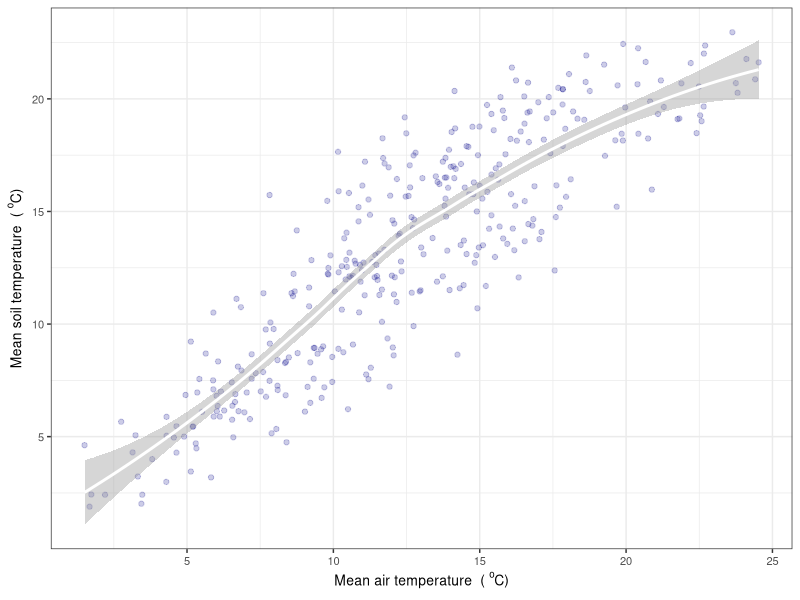
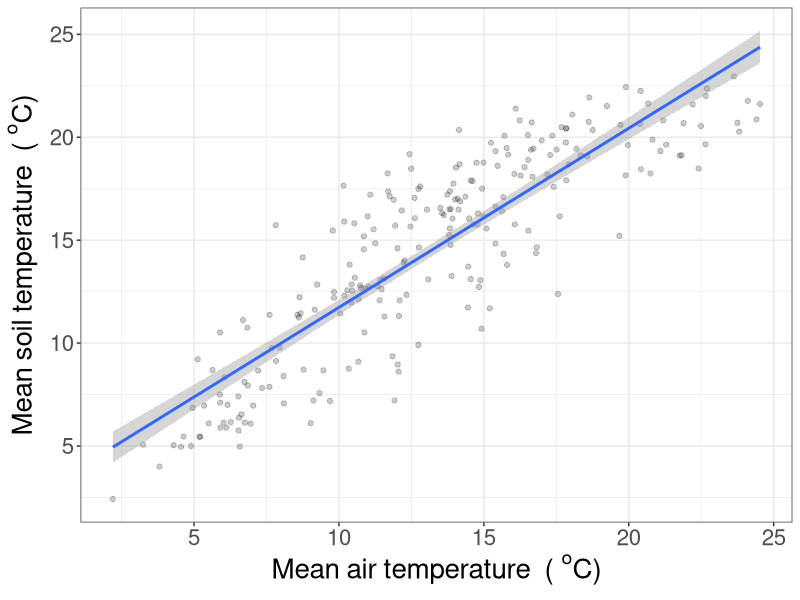
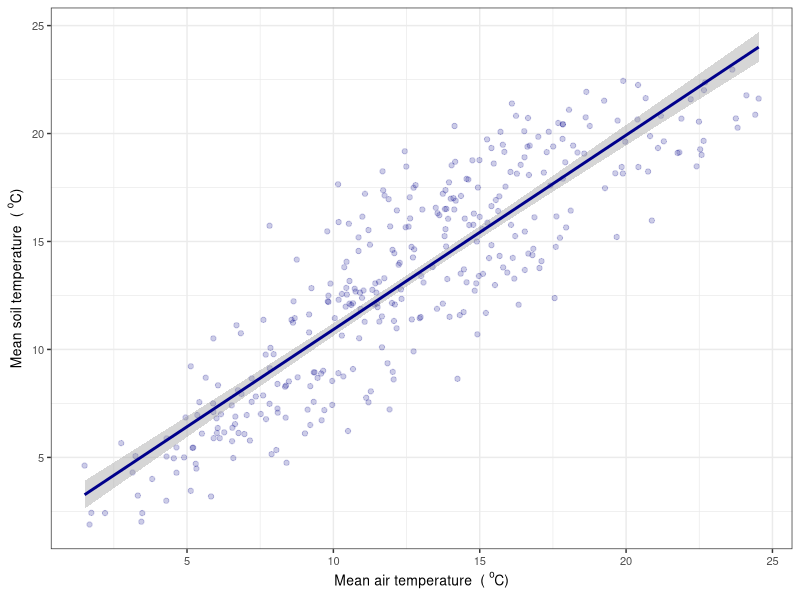

R code for these plots, in order: (Note: this script raises an error after producing the figures.)
## ---- chunk 1
library(tidyr)
library (dplyr)
library (ggplot2)
library (lubridate)
library (scales)
## ---- chunk 2

setwd("C:\\GitHubRepos\\SubCloverPhD\\SubClover\\Iv2_SoilAirTemp")
getwd()
#read soil and Air data 
df_file <- read.table("SoilTemp.txt", header=TRUE)
df_Air <- read.table("RawWeaIv2.txt", header=TRUE)

head(df_file)
head (df_Air)
#keep this scirpt for the real weather data

str(df_Air)


## ---- chunk 3

df_S <- df_file %>%
  mutate(Date = dmy(Date)) #(need to reformat date here)

df_A <-df_Air %>%
  mutate(Date = dmy(Date)) #(need to reformat date here)
  
  str(df_S)
  str(df_A)
  
df_AS <- merge(df_S,df_A, by="Date")
head(df_AS)

## ---- chunk 4

df_AS %>%
 #  select(Date, TempSoil10mm, MeanTt)%>%
 # summarise_each(funs(mean)) %>%
  ggplot(aes(x=MeanTt, y= TempSoil10mm))  +
  geom_point(colour= "darkblue", alpha=0.2) +
  #geom_line(colour= "brown")+
  stat_smooth(level = 0.9, size = 1, colour="white") + 
  theme_bw() +
  xlab(expression(Mean~air~temperature~~"( "^"o"*"C)"))+ 
  ylab(expression(Mean~soil~temperature~~"( "^"o"*"C)"))+
  theme(text = element_text(size=10))

  # #scale_x_date(date_breaks = "3 month", 
  #                date_labels = "%B",
  #                limits = as.Date(c('2015-06-01','2017-07-07')))



## ---- chunk 5

dfW <- df_AS %>%
  subset(Date>"2015-07-27"  & Date<"2016-03-20")

dfW%>%
 #  select(Date, TempSoil10mm, MeanTt)%>%
 # summarise_each(funs(mean)) %>%
  ggplot(aes(x=MeanTt, y= TempSoil10mm))  +
  geom_point(colour= "black", alpha=0.2) +
  #geom_line(colour= "bl")+
  #stat_smooth(level = 0.9, size = 1, colour="white") + 
   geom_smooth(method='lm',formula=y~x)+
  theme_bw() +
  xlab(expression(Mean~air~temperature~~"( "^"o"*"C)"))+ 
  ylab(expression(Mean~soil~temperature~~"( "^"o"*"C)"))+
  theme(text = element_text(size=20))
  #theme(title =  element_text(size=14))
  

  # #scale_x_date(date_breaks = "3 month", 
  #                date_labels = "%B",
  #                limits = as.Date(c('2015-06-01','2017-07-07')))


## ---- chunk 6
summary(lm(TempSoil10mm ~ MeanTt, dfW))
## ---- chunk 7

df_AS %>%
 #select(Date, TempSoil10mm, MeanTt)%>%
 # summarise_each(funs(mean)) %>%
  ggplot(aes(x=MeanTt, y= TempSoil10mm))  +
  geom_point(colour= "darkblue", alpha=0.2) +
  #geom_abline()+
  #stat_smooth (method = "lm",col = "darkblue") +
  stat_smooth (method = "lm",col = "darkblue", formula=y~x)+
  theme_bw() +
  xlab(expression(Mean~air~temperature~~"( "^"o"*"C)"))+
  ylab(expression(Mean~soil~temperature~~"( "^"o"*"C)"))+
  theme(text = element_text(size=10))

write.table(df_AS,"SoilAir.txt")


## ---- chunk 8


#then try lm 

fit1 <- lm(TempSoil10mm ~ MeanTt, df_AS)
summary (fit1)

cf <- round(coef(fit), 2)




## ---- chunk 9


grid.arrange(g2, g1)



